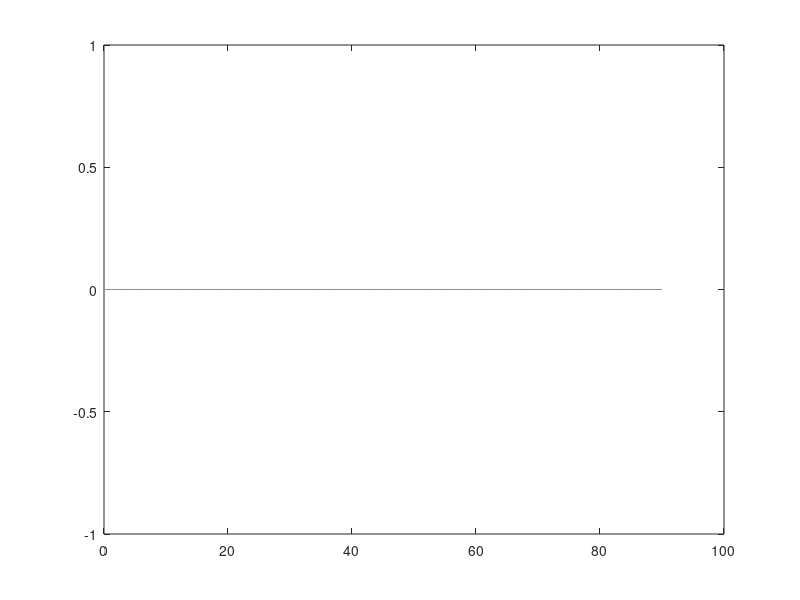

This figure's MATLAB source:

#
# This file is automatically generated with 
# the System Biology Format Converter (http://sbfc.sourceforge.net/)
# from an SBML file.
#
# The conversion system has the following limitations:
#  - You may have to re order some reactions and Assignment Rules definition
#  - Delays are not taken into account
#  - You should change the lsode parameters (start, end, steps) to get better results
#

#
# The following line is there to be sure that Octave think that this file 
# is a script and not function file
#
1;

#
# Model name = Munz2009 - Zombie SIZRQ
#
# is http://identifiers.org/biomodels.db/MODEL1008060002
# isDescribedBy http://identifiers.org/isbn/ISBN:1607413477
#
function z=pow(x,y),z=x^y;endfunction
function z=root(x,y),z=y^(1/x);endfunction
function z = piecewise(varargin)
	numArgs = nargin;
	result = 0;
	foundResult = 0;
	for k=1:2: numArgs-1
		if varargin{k+1} == 1
			result = varargin{k};
			foundResult = 1;
			break;
		endif
	end
	if foundResult == 0
		result = varargin{numArgs};
	endif
z = result;
endfunction

function xdot=f(x,t)
# Compartment: id = env, name = environment, constant
	compartment_env=1.0;
# Parameter:   id =  N, name = starting Population
	global_par_N=500.0;
# Parameter:   id =  p, name = p
# Parameter:   id =  delta, name = delta
	global_par_delta=1.0E-4;
# Parameter:   id =  beta, name = beta
	global_par_beta=0.0095;
# Parameter:   id =  kappa, name = kappa
	global_par_kappa=1.0E-4;
# Parameter:   id =  sigma, name = sigma
	global_par_sigma=1.0E-4;
# Parameter:   id =  gamma, name = gamma
	global_par_gamma=1.0E-4;
# Parameter:   id =  rho, name = rho
	global_par_rho=0.05;
# Parameter:   id =  zeta, name = zeta
	global_par_zeta=1.0E-4;
# Parameter:   id =  alpha, name = alpha
	global_par_alpha=0.0050;
# assignmentRule: variable = p
	global_par_p=x(1)*global_par_delta;
# Reaction: id = birth


	reaction_birth=global_par_p;
# Reaction: id = death_healthy


	reaction_death_healthy=global_par_delta*x(1);
# Reaction: id = infection


	reaction_infection=global_par_beta*x(1)*x(3);
# Reaction: id = quarantine_infected


	reaction_quarantine_infected=global_par_kappa*x(2);
# Reaction: id = quarantine_zombies


	reaction_quarantine_zombies=global_par_sigma*x(3);
# Reaction: id = death_quarantined


	reaction_death_quarantined=global_par_gamma*x(5);
# Reaction: id = natural_death_infected


	reaction_natural_death_infected=global_par_delta*x(2);
# Reaction: id = zombification_infected


	reaction_zombification_infected=global_par_rho*x(2);
# Reaction: id = resurrection


	reaction_resurrection=global_par_zeta*x(4);
# Reaction: id = destruction


	reaction_destruction=global_par_alpha*x(1)*x(3);
	xdot=zeros(5,1);
	# Species:   id = S, name = Susceptible, affected by kineticLaw

	xdot(1) = ( 1.0 * reaction_birth) + (-1.0 * reaction_death_healthy) + (-1.0 * reaction_infection);

	# Species:   id = I, name = Infected, affected by kineticLaw

	xdot(2) = ( 1.0 * reaction_infection) + (-1.0 * reaction_quarantine_infected) + (-1.0 * reaction_natural_death_infected) + (-1.0 * reaction_zombification_infected);

	# Species:   id = Z, name = Zombie, affected by kineticLaw

	xdot(3) = (-1.0 * reaction_quarantine_zombies) + ( 1.0 * reaction_zombification_infected) + ( 1.0 * reaction_resurrection) + (-1.0 * reaction_destruction);

	# Species:   id = R, name = Removed, affected by kineticLaw

	xdot(4) = ( 1.0 * reaction_death_healthy) + ( 1.0 * reaction_death_quarantined) + ( 1.0 * reaction_natural_death_infected) + (-1.0 * reaction_resurrection) + ( 1.0 * reaction_destruction);

	# Species:   id = Q, name = Quarantined, affected by kineticLaw

	xdot(5) = ( 1.0 * reaction_quarantine_infected) + ( 1.0 * reaction_quarantine_zombies) + (-1.0 * reaction_death_quarantined);

endfunction

#Initial conditions vector
x0=zeros(5,1);
x0(1) = 0;
x0(2) = 0.0;
x0(3) = 0.0;
x0(4) = 0.0;
x0(5) = 0.0;


#Creating linespace
t=linspace(0,90,100);

#Solving equations
x=lsode("f",x0,t);

#ploting the results
plot(t,x);
